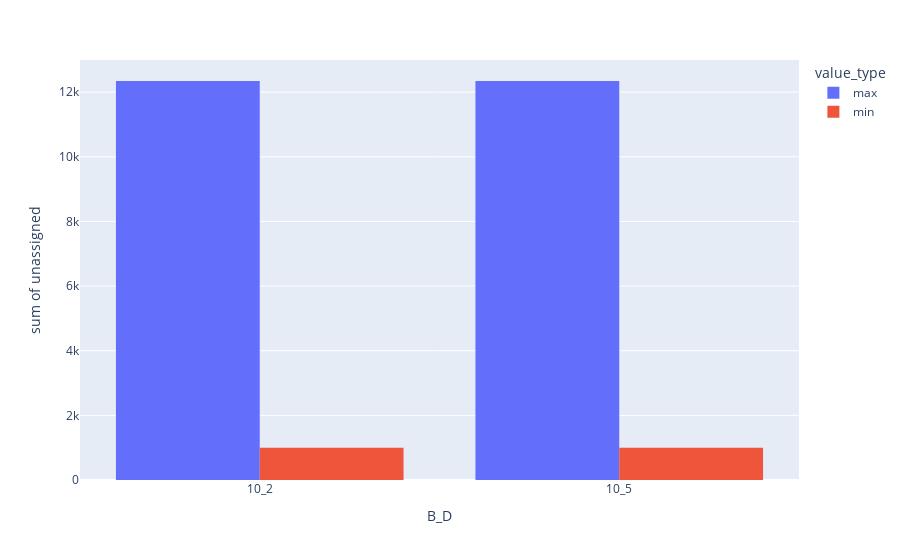

The code cell stored with this chart in its notebook:
### Code cell
fig = px.histogram(df, x="B_D", y="unassigned",
             color='value_type', barmode='group',
             height=400)
fig.show()

### Figure 1 — Plotly figure (JSON) as saved in the notebook; plotly's stock layout.template omitted (floating-point values rounded to 4 significant figures)
{"data": [{"alignmentgroup": "True", "bingroup": "x", "histfunc": "sum", "hovertemplate": "value_type=max<br>B_D=%{x}<br>sum of unassigned=%{y}<extra></extra>", "legendgroup": "max", "marker": {"color": "#636efa", "pattern": {"shape": ""}}, "name": "max", "offsetgroup": "max", "orientation": "v", "showlegend": true, "type": "histogram", "x": ["10_2", "10_5"], "xaxis": "x", "y": [12345, 12345], "yaxis": "y"}, {"alignmentgroup": "True", "bingroup": "x", "histfunc": "sum", "hovertemplate": "value_type=min<br>B_D=%{x}<br>sum of unassigned=%{y}<extra></extra>", "legendgroup": "min", "marker": {"color": "#EF553B", "pattern": {"shape": ""}}, "name": "min", "offsetgroup": "min", "orientation": "v", "showlegend": true, "type": "histogram", "x": ["10_2", "10_5"], "xaxis": "x", "y": [1000, 1000], "yaxis": "y"}], "layout": {"autosize": true, "barmode": "group", "legend": {"title": {"text": "value_type"}, "tracegroupgap": 0}, "margin": {"t": 60}, "xaxis": {"anchor": "y", "autorange": true, "domain": [0, 1], "range": [-0.5, 1.5], "title": {"text": "B_D"}, "type": "category"}, "yaxis": {"anchor": "x", "autorange": true, "domain": [0, 1], "range": [0, 12990.0], "title": {"text": "sum of unassigned"}, "type": "linear"}}}
